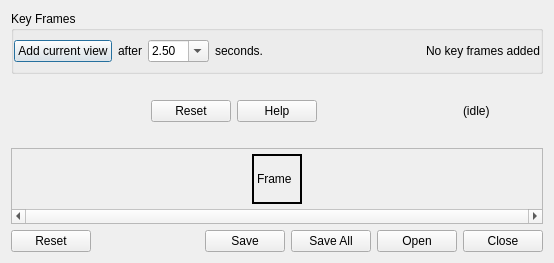
<?xml version="1.0" encoding="UTF-8"?>
<ui version="4.0">
 <class>movie_dialog</class>
 <widget class="QDialog" name="movie_dialog">
  <property name="geometry">
   <rect>
    <x>0</x>
    <y>0</y>
    <width>554</width>
    <height>263</height>
   </rect>
  </property>
  <property name="windowTitle">
   <string>Vaa3DCinema Movie Maker</string>
  </property>
  <layout class="QVBoxLayout" name="verticalLayout_2">
   <item>
    <layout class="QHBoxLayout" name="horizontalLayout">
     <item>
      <widget class="QGroupBox" name="groupBox">
       <property name="title">
        <string>Key Frames</string>
       </property>
       <layout class="QVBoxLayout" name="verticalLayout">
        <property name="margin">
         <number>0</number>
        </property>
        <item>
         <layout class="QHBoxLayout" name="horizontalLayout_2">
          <item>
           <widget class="QPushButton" name="addCurrentViewButton">
            <property name="toolTip">
             <string>Add new key frame from current Vaa3D 3D viewer state to your movie</string>
            </property>
            <property name="text">
             <string>Add current view</string>
            </property>
            <property name="default">
             <bool>true</bool>
            </property>
           </widget>
          </item>
          <item>
           <widget class="QLabel" name="label">
            <property name="text">
             <string>after</string>
            </property>
           </widget>
          </item>
          <item>
           <widget class="QComboBox" name="frameIntervalSelector">
            <property name="sizePolicy">
             <sizepolicy hsizetype="Preferred" vsizetype="Fixed">
              <horstretch>0</horstretch>
              <verstretch>0</verstretch>
             </sizepolicy>
            </property>
            <property name="maximumSize">
             <size>
              <width>65</width>
              <height>16777215</height>
             </size>
            </property>
            <property name="toolTip">
             <string>Amount of time to transition from the previous key frame to the new view</string>
            </property>
            <property name="editable">
             <bool>true</bool>
            </property>
            <property name="currentIndex">
             <number>2</number>
            </property>
            <property name="iconSize">
             <size>
              <width>16</width>
              <height>16</height>
             </size>
            </property>
            <item>
             <property name="text">
              <string>0.10</string>
             </property>
            </item>
            <item>
             <property name="text">
              <string>1.00</string>
             </property>
            </item>
            <item>
             <property name="text">
              <string>2.50</string>
             </property>
            </item>
            <item>
             <property name="text">
              <string>10.00</string>
             </property>
            </item>
           </widget>
          </item>
          <item>
           <widget class="QLabel" name="label_3">
            <property name="text">
             <string>seconds.  </string>
            </property>
           </widget>
          </item>
          <item>
           <spacer name="horizontalSpacer_3">
            <property name="orientation">
             <enum>Qt::Horizontal</enum>
            </property>
            <property name="sizeHint" stdset="0">
             <size>
              <width>40</width>
              <height>20</height>
             </size>
            </property>
           </spacer>
          </item>
          <item>
           <widget class="QLabel" name="keyFrameLabel">
            <property name="text">
             <string>No key frames added</string>
            </property>
           </widget>
          </item>
         </layout>
        </item>
       </layout>
      </widget>
     </item>
    </layout>
   </item>
   <item>
    <widget class="QFrame" name="frame">
     <property name="frameShape">
      <enum>QFrame::NoFrame</enum>
     </property>
     <property name="frameShadow">
      <enum>QFrame::Plain</enum>
     </property>
     <property name="lineWidth">
      <number>0</number>
     </property>
     <layout class="QHBoxLayout" name="horizontalLayout_5">
      <property name="margin">
       <number>0</number>
      </property>
      <item>
       <widget class="QDialogButtonBox" name="playButtonBox">
        <property name="standardButtons">
         <set>QDialogButtonBox::Help|QDialogButtonBox::Reset</set>
        </property>
        <property name="centerButtons">
         <bool>true</bool>
        </property>
       </widget>
      </item>
      <item>
       <widget class="QLabel" name="playbackLabel">
        <property name="minimumSize">
         <size>
          <width>80</width>
          <height>0</height>
         </size>
        </property>
        <property name="text">
         <string>(idle)</string>
        </property>
       </widget>
      </item>
     </layout>
    </widget>
   </item>
   <item>
    <widget class="QScrollArea" name="scrollArea">
     <property name="sizePolicy">
      <sizepolicy hsizetype="Expanding" vsizetype="Fixed">
       <horstretch>0</horstretch>
       <verstretch>0</verstretch>
      </sizepolicy>
     </property>
     <property name="verticalScrollBarPolicy">
      <enum>Qt::ScrollBarAlwaysOff</enum>
     </property>
     <property name="horizontalScrollBarPolicy">
      <enum>Qt::ScrollBarAlwaysOn</enum>
     </property>
     <property name="widgetResizable">
      <bool>true</bool>
     </property>
     <widget class="QWidget" name="scrollAreaWidgetContents">
      <property name="geometry">
       <rect>
        <x>0</x>
        <y>0</y>
        <width>528</width>
        <height>61</height>
       </rect>
      </property>
      <property name="toolTip">
       <string>Storyboard of successive key frames in your movie</string>
      </property>
      <layout class="QHBoxLayout" name="horizontalLayout_3">
       <property name="leftMargin">
        <number>0</number>
       </property>
       <property name="topMargin">
        <number>5</number>
       </property>
       <property name="rightMargin">
        <number>0</number>
       </property>
       <property name="bottomMargin">
        <number>5</number>
       </property>
       <item>
        <spacer name="horizontalSpacer">
         <property name="orientation">
          <enum>Qt::Horizontal</enum>
         </property>
         <property name="sizeHint" stdset="0">
          <size>
           <width>40</width>
           <height>20</height>
          </size>
         </property>
        </spacer>
       </item>
       <item>
        <widget class="QFrame" name="keyLabelFrame">
         <property name="frameShape">
          <enum>QFrame::NoFrame</enum>
         </property>
         <property name="frameShadow">
          <enum>QFrame::Plain</enum>
         </property>
         <property name="lineWidth">
          <number>0</number>
         </property>
         <layout class="QHBoxLayout" name="horizontalLayout_4">
          <property name="margin">
           <number>0</number>
          </property>
          <item>
           <widget class="QLabel" name="frameCartoonLabel">
            <property name="minimumSize">
             <size>
              <width>50</width>
              <height>50</height>
             </size>
            </property>
            <property name="maximumSize">
             <size>
              <width>50</width>
              <height>50</height>
             </size>
            </property>
            <property name="frameShape">
             <enum>QFrame::Box</enum>
            </property>
            <property name="frameShadow">
             <enum>QFrame::Plain</enum>
            </property>
            <property name="lineWidth">
             <number>2</number>
            </property>
            <property name="text">
             <string>Frame</string>
            </property>
           </widget>
          </item>
         </layout>
        </widget>
       </item>
       <item>
        <spacer name="horizontalSpacer_2">
         <property name="orientation">
          <enum>Qt::Horizontal</enum>
         </property>
         <property name="sizeHint" stdset="0">
          <size>
           <width>40</width>
           <height>20</height>
          </size>
         </property>
        </spacer>
       </item>
      </layout>
     </widget>
    </widget>
   </item>
   <item>
    <widget class="QDialogButtonBox" name="buttonBox">
     <property name="toolTip">
      <string/>
     </property>
     <property name="orientation">
      <enum>Qt::Horizontal</enum>
     </property>
     <property name="standardButtons">
      <set>QDialogButtonBox::Close|QDialogButtonBox::Open|QDialogButtonBox::Reset|QDialogButtonBox::Save|QDialogButtonBox::SaveAll</set>
     </property>
    </widget>
   </item>
  </layout>
 </widget>
 <resources/>
 <connections>
  <connection>
   <sender>buttonBox</sender>
   <signal>accepted()</signal>
   <receiver>movie_dialog</receiver>
   <slot>accept()</slot>
   <hints>
    <hint type="sourcelabel">
     <x>248</x>
     <y>254</y>
    </hint>
    <hint type="destinationlabel">
     <x>157</x>
     <y>274</y>
    </hint>
   </hints>
  </connection>
  <connection>
   <sender>buttonBox</sender>
   <signal>rejected()</signal>
   <receiver>movie_dialog</receiver>
   <slot>reject()</slot>
   <hints>
    <hint type="sourcelabel">
     <x>316</x>
     <y>260</y>
    </hint>
    <hint type="destinationlabel">
     <x>286</x>
     <y>274</y>
    </hint>
   </hints>
  </connection>
 </connections>
</ui>
